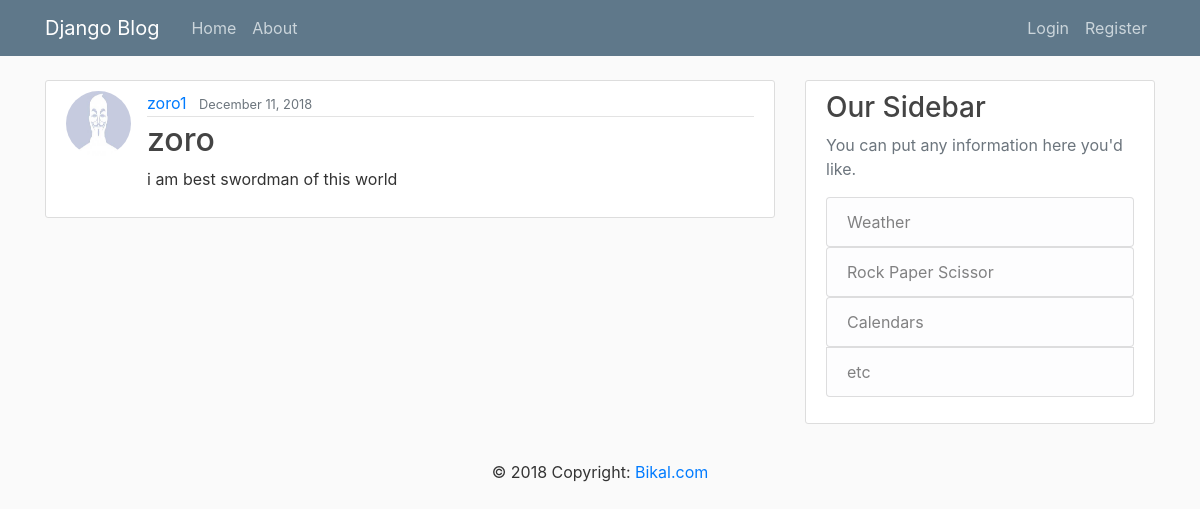
The page /post/8/ on the database its author committed.
### blog/models.py (models this page shows, shortened)
class Post(models.Model):
    title = models.CharField(max_length=100)
    content = models.TextField()
    date_posted = models.DateTimeField(default=timezone.now)
    author = models.ForeignKey(User, on_delete=models.CASCADE)

### users/models.py (models this page shows, shortened)
class Profile(models.Model):
    user = models.OneToOneField(User, on_delete=models.CASCADE)
    image = models.ImageField(default='default.jpg', upload_to='profile_pics')

### blog/views.py (the view)
# urls.py: path('post/<int:pk>/', PostDetailView.as_view(), name='post-detail'),
class PostDetailView(DetailView):
    model = Post

### blog/templates/blog/post_detail.html (shortened to what this page needs)
{% extends "blog/base.html" %}
{% block content %}
  <article class="media content-section">
    <img class="rounded-circle article-img" src="{{ object.author.profile.image.url }}">
    <div class="media-body">
      <div class="article-metadata">
        <a class="mr-2" href="#">{{ object.author }}</a>
        <small class="text-muted">{{ object.date_posted|date:"F d, Y" }}</small>
      </div>
      <h2 class="article-title">{{ object.title }}</h2>
      <p class="article-content">{{ object.content }}</p>
    </div>
  </article>
{% endblock content %}

### blog/static/blog/main.css (style rules this page uses)
body { background: #fafafa; color: #333333; margin-top: 5rem; }
h1, h2, h3, h4, h5, h6 { color: #444444; }
.content-section { background: #ffffff; padding: 10px 20px; border: 1px solid #dddddd; border-radius: 3px; margin-bottom: 20px; }
.article-title { color: #444444; }
.article-content { white-space: pre-line; }
.article-img { height: 65px; width: 65px; margin-right: 16px; }
.article-metadata { padding-bottom: 1px; margin-bottom: 4px; border-bottom: 1px solid #e3e3e3 }

### rows shown on the page
Post: author.profile.image (placeholder picture), author "zoro1", date_posted "December 11, 2018", title "zoro", content "i am best swordman of this world"
